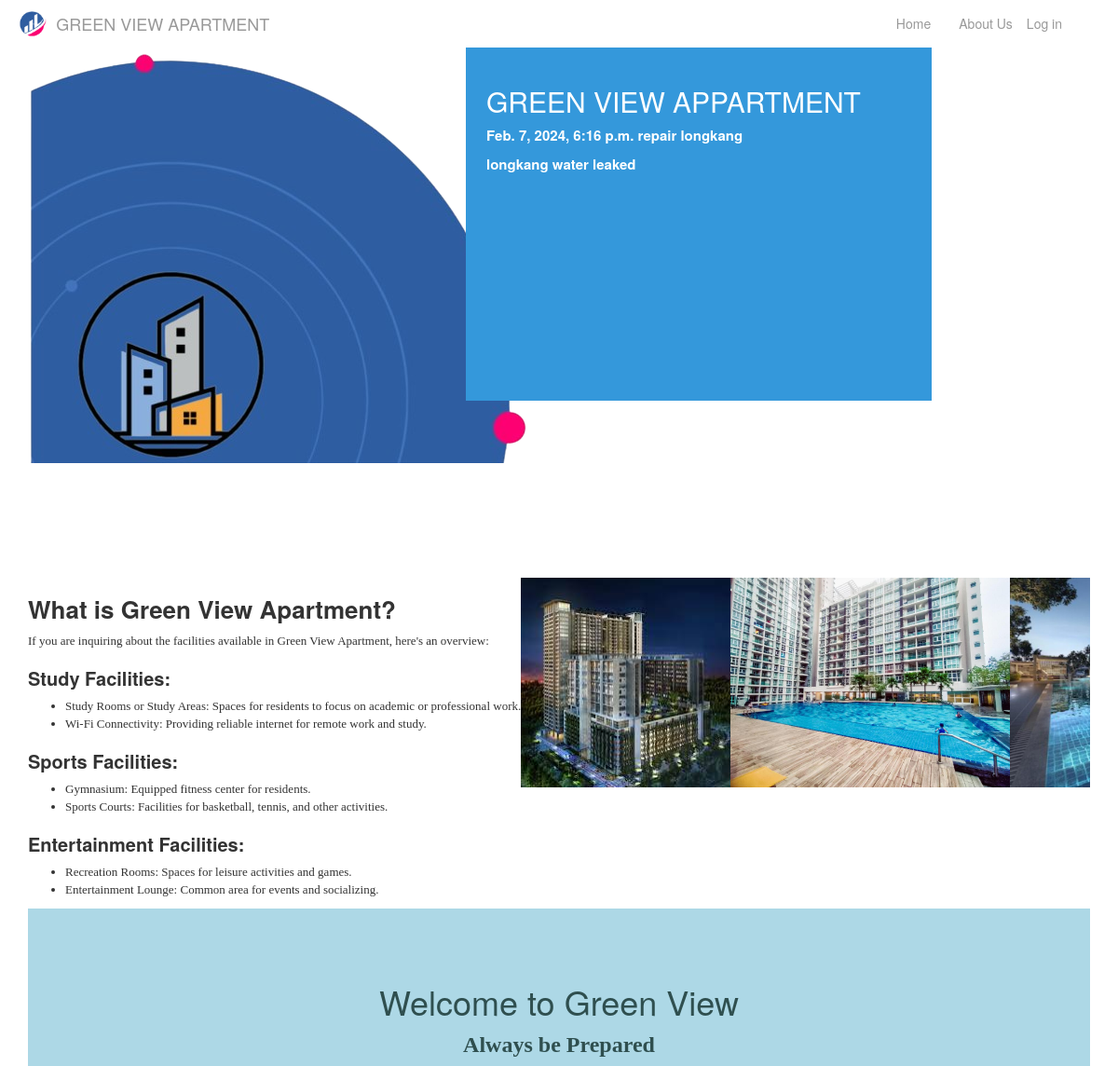
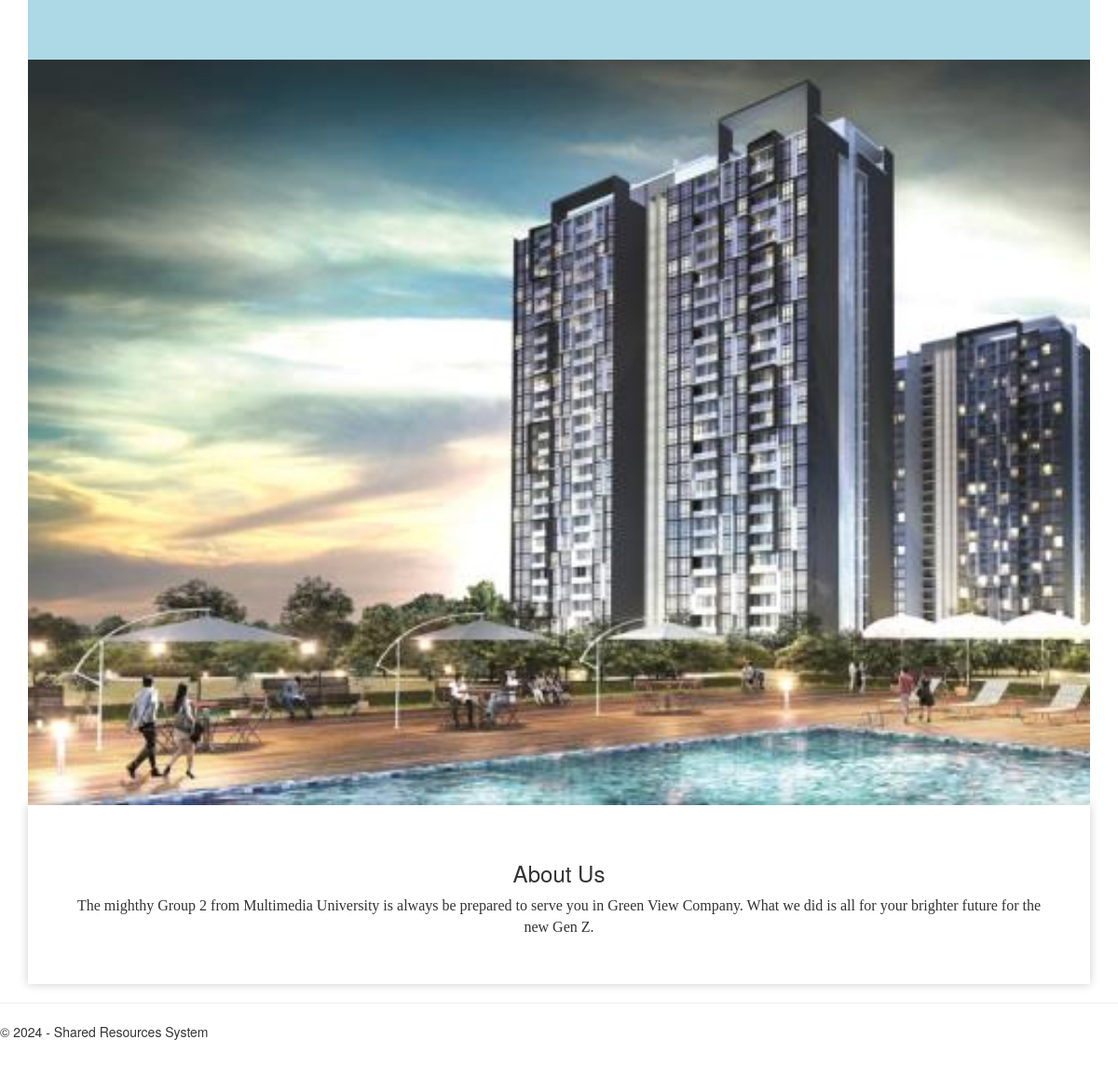
The page / on the database its author committed (2 pictures, top to bottom).
### app/models.py (models this page shows)
class Announcement(models.Model):
    announcement = models.TextField()
    announcement_title = models.CharField(max_length=255)
    announcement_datetime = models.DateTimeField()

### app/views.py (the view)
# urls.py: 2. Add a URL to urlpatterns:  path('', views.home, name='home')
def home(request):
    announcements = Announcement.objects.all().order_by('-announcement_datetime')
    assert isinstance(request, HttpRequest)
    if request.user.is_authenticated:
        return(redirect('/menu'))
    else:
        return render(
            request,
            'app/index.html',
            {
                'title':'Home Page',
                'year': datetime.now().year,
                'announcements': announcements,
            }
        )

### app/templates/app/index.html (shortened to what this page needs)
{% extends "app/layout.html" %}
{% block content %}
{%load static%}
<div class="move-right">
    {% for announcement in announcements %}
    <div class="{% cycle 'left-block' 'right-block' %}">
        <h2>GREEN VIEW APPARTMENT</h2>
        <p>{{ announcement.announcement_datetime }} {{ announcement.announcement_title }}</p>
        <p>{{ announcement.announcement }}</p>
    </div>
        {% endfor %}
</div>
<div class="guess-container">
    <div class="guest-left">
        <h1 class="title2">What is Green View Apartment?</h1>
        <p class="subtitle">If you are inquiring about the facilities available in Green View Apartment, here's an
            overview:</p>
        <div class="facility-category">
            <h2 class="facility-heading">Study Facilities:</h2>
            <ul class="facility-list">
                <li>Study Rooms or Study Areas: Spaces for residents to focus on academic or professional work.</li>
                <li>Wi-Fi Connectivity: Providing reliable internet for remote work and study.</li>
            </ul>
        </div>
        <div class="facility-category">
            <h2 class="facility-heading">Sports Facilities:</h2>
            <ul class="facility-list">
                <li>Gymnasium: Equipped fitness center for residents.</li>
                <li>Sports Courts: Facilities for basketball, tennis, and other activities.</li>
            </ul>
        </div>
        <div class="facility-category">
            <h2 class="facility-heading">Entertainment Facilities:</h2>
            <ul class="facility-list">
                <li>Recreation Rooms: Spaces for leisure activities and games.</li>
                <li>Entertainment Lounge: Common area for events and socializing.</li>
            </ul>
        </div>
    </div>
    <div class="guess-right">
        <div class="photo-slider">
            <img src="{%static 'app/image/home3.jpg' %}" alt="Image 1">
            <img src="{%static 'app/image/home4.jpg' %}" alt="Image 2">
            <img src="{%static 'app/image/home5.jpg' %}" alt="Image 3">
        </div>
    </div>
</div>
</div>
<div class="container">
    <div class="new-part">
        <div class="feed-header">
            <h1>Welcome to Green View</h1>
            <p>Always be Prepared</p>
        </div>
        <div class="background-image">
            <div class="overlay">
                <img src="{%static 'app/image/home8.jpg' %}" alt="" class="bg-img">
            </div>
        </div>
        <div class="feed-content">
            <h2 class="containh2">About Us</h2>
            <p class="containp">The mighthy Group 2 from Multimedia University is always be prepared to serve you in
                Green View Company. What we did is all for your brighter future for the new Gen Z.</p>
        </div>
    </div>
</div>
{% endblock %}

### app/static/app/content/site.css (style rules this page uses)
body { padding-top: 50px; padding-bottom: 20px; }

### app/static/app/content/css.css (style rules this page uses)
.left-block, .right-block { flex: 0 0 45%; box-sizing: border-box; background-color: #3498db; color: #fff; padding: 10px; margin-bottom: 20px; margin-left: auto; margin-right: auto; }
.move-right { box-sizing: border-box; background-color: #3498db; color: #fff; padding: 10px; margin-bottom: 20px; margin-left: 40px; border: 2px solid #3498db; width: 500px; height: 380px; position: absolute; top: 50px; right: 200px; size: 50px; float: right; font-size: 15px; font-weight: bold; }
.guess-container { display: flex; }
.guess-right { flex: 2; overflow: hidden; min-width: 300px; }
.photo-slider { display: flex; animation: slide 7s linear infinite; }
.photo-slider img { width: 300px; padding: 20; height: auto; }
.feed-header { text-align: center; background-color: lightblue; color: darkslategrey; padding: 60px; font-size: 24px; font-weight: bold; font-family: 'Times New Roman', Times, serif; }
.background-image { position: relative; width: 100%; height: 100vh; overflow: hidden; }
.feed-content { text-align: center; padding: 40px; background-color: white; box-shadow: 0px 0px 10px rgba(0, 0, 0, 0.2); }
.containh2 { font-size: 24px; }
.containp { font-size: 16px; font-family: 'Times New Roman', Times, serif; }
.bg-img { position: absolute; top: 0; left: 0; width: 100%; height: 100%; object-fit: cover; z-index: -1; }
.overlay { position: absolute; top: 0; left: 0; width: 100%; height: 100%; background-color: rgba(0, 0, 0, 0.5); z-index: -1; }
.guess-container { font-family: 'Times New Roman', Times, serif; }
.title2 { font-size: 26px; font-weight: bold; }
.facility-heading { font-size: 20px; font-weight: bold; }
.subtitle { font-size: 13px; }
.facility-list { font-size: 13px; }

### rows shown on the page
Announcement: announcement_datetime "Feb. 7, 2024, 6:16 p.m.", announcement_title "repair longkang", announcement "longkang water leaked"
